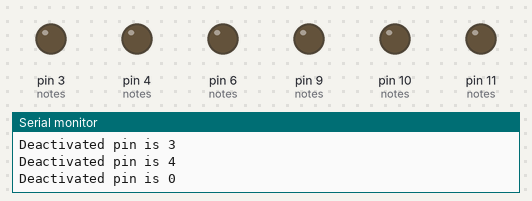
The sketch below on a simulated Arduino Uno, built with avr-gcc and run on an emulated ATmega328P. On the bench: output pins drawn as LEDs (lit = HIGH), the last lines printed to the serial monitor. Pins used as bus, display or sensor lines are not drawn.

Above: at 0.2 s.
At 5.63 s:
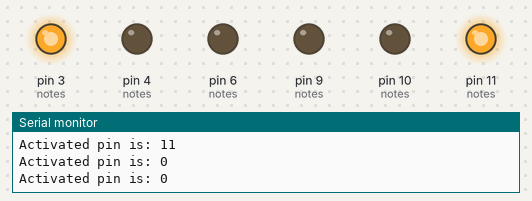
At 11.19 s:
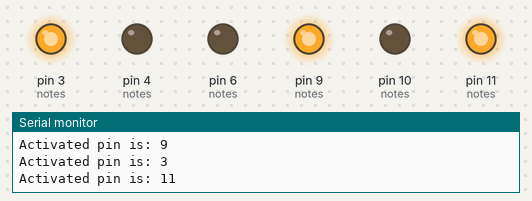
At 15.64 s:
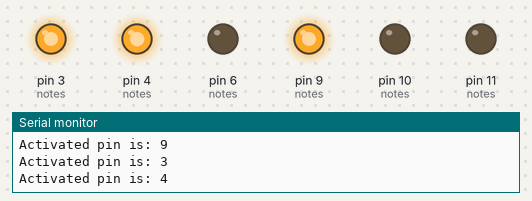
At 20.09 s:
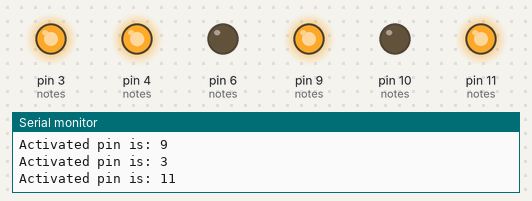
At 39.01 s:
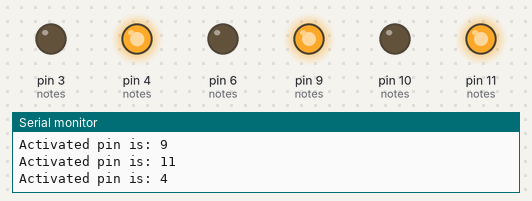
Timing chart, 0 to 40.0 s (numbered marks = the images above):
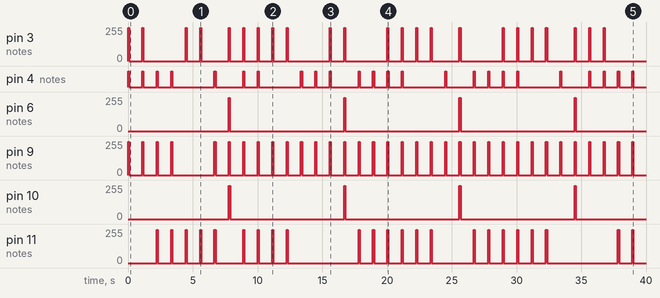

Measured:
- by itself, pin 6 (notes): alternates 250/255 for 0.08 s and 0/255 for 8.8 s
- by itself, pin 10 (notes): alternates 250/255 for 0.09 s and 0/255 for 8.8 s
- by itself, pin 9 (notes): goes 3 × (250/255 0.08 s, 0/255 1.0 s), 250/255 0.08 s, 0/255 3.3 s, 29 × (250/255 0.08 s, 0/255 1.0 s), 250/255 0.08 s, then 0/255

The sketch:

Finalcode.ino
```cpp
void setup() {
  // put your setup code here, to run once:
  pinMode(9,OUTPUT); //2
  pinMode(3,OUTPUT); //3
  pinMode(11,OUTPUT);//4
  pinMode(4,OUTPUT);//5
  pinMode(6,OUTPUT);//6
  pinMode(10,OUTPUT);//7
  Serial.begin(9600);

}


void loop() {
  // put your main code here, to run repeatedly:

  int notes[8][4]={{3,11,0,0},
                   {3,11,4,0},
                   {9,3,4,0},
                   {9,4,0,0},
                   {9,3,11,0},
                   {9,3,11,4},
                   {9,11,4,0},
                   {9,3,6,10}}; //{A,B,C,D,E,F,G,R}
  int song[]={2,2,6,6,0,0,6,7,5,5,4,4,3,3,2,7,6,6,5,5,4,4,3,7,6,6,5,5,4,4,3,7,2,2,6,6,0,0,6,7,5,5,4,4,3,3,2,7};  //{C,C,G,G,A,A,G}]
  int len = sizeof(song)/sizeof(song[0]);
  for(int i=0;i<len;i++)
  {
     int x=song[i];
     for(int j=0;j<4;j++)
     {
     analogWrite(notes[x][j],250);
     //Serial.println(notes[x][4]);
     Serial.print("Activated pin is: ");
     Serial.println(notes[x][j]);
     //delay(60);
     }
     delay(60);
     for(int k=0;k<4;k++)
     {
      analogWrite(notes[x][k],0);
      Serial.print("Deactivated pin is ");
      Serial.println(notes[x][k]);
     }
     delay(1000);

}
delay(5000);
}
```
